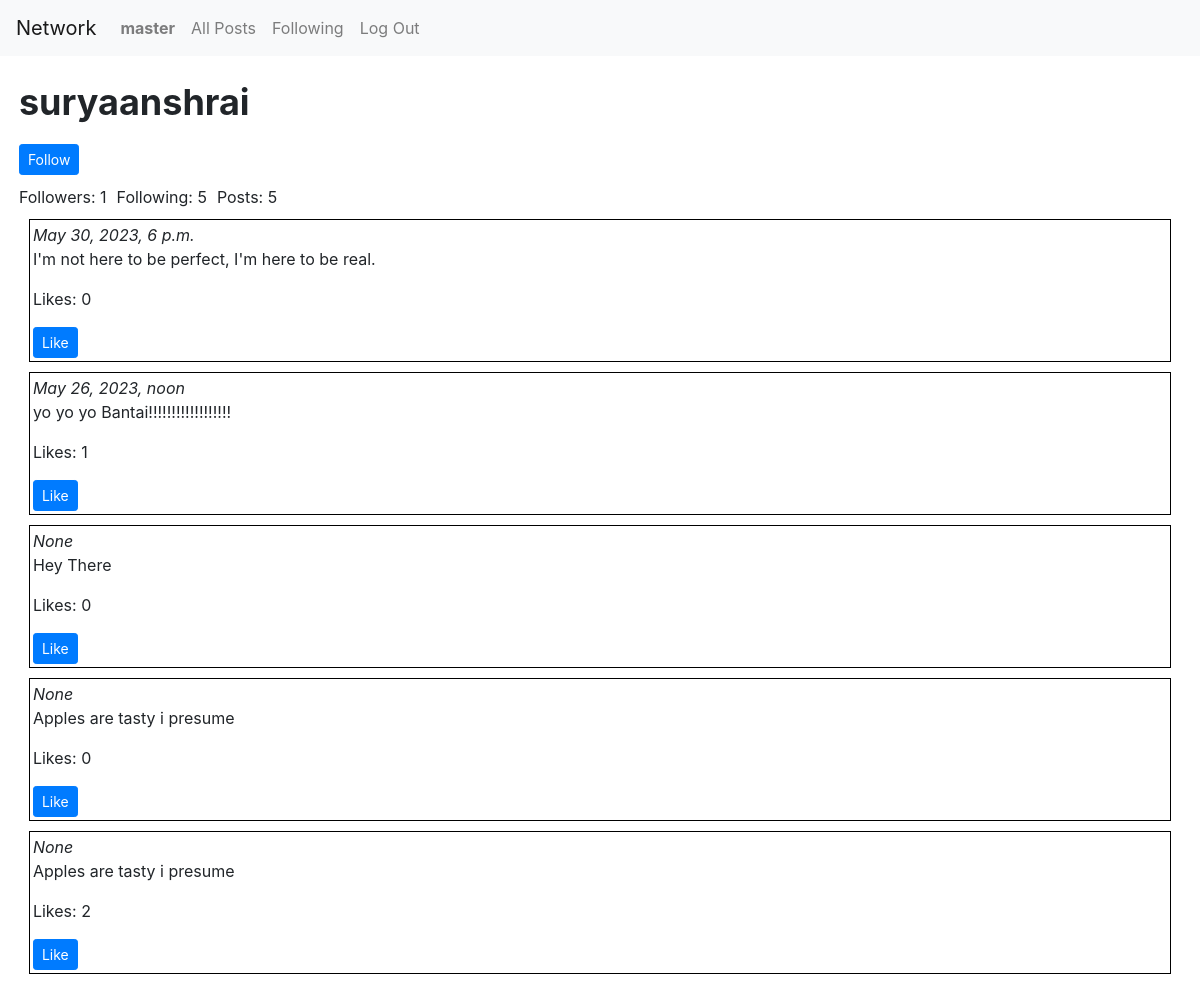
The app's page /user/suryaanshrai (signed in) with its own data.
### network/models.py (models this page shows, shortened)
class User(AbstractUser):
    pass

class Posts(models.Model):
    poster = models.ForeignKey(User, on_delete=models.CASCADE, related_name="posts")
    content = models.TextField(max_length=256)
    time = models.DateTimeField(default=datetime.now())

### network/views.py (the view)
# urls.py: path("user/<str:username>", views.userpage, name="userpage"),
def userpage(request, username):
    user = User.objects.get(username=username)
    allposts = list(Posts.objects.filter(poster=user).values())
    postcount = len(allposts)
    for post in allposts:
        post["likecount"] = len(Like.objects.filter(post_id=post["id"]))
        liked = Like.objects.filter(
            user=request.user, post=Posts.objects.get(id=post["id"])
        )
        if len(liked) == 0:
            post["liked"] = False
        else:
            post["liked"] = True
    allposts.reverse()
    follower = len(user.followers.all())
    following = len(user.following.all())
    try:
        Follower.objects.get(
            follower=User.objects.get(username=request.user.username),
            following=User.objects.get(username=username),
        )
        follow_status = True
    except:
        follow_status = False
    paginator = Paginator(allposts, 10)
    page_no = request.GET.get("page")
    if page_no is None or int(page_no) < 0 or int(page_no) > paginator.num_pages:
        page_no = 1
    page_obj = list(paginator.get_page(page_no))
    return render(
        request,
        "network/userpage.html",
        {
            "username": username,
            "posts": page_obj,
            "pagecount": paginator.num_pages,
            "page": page_no,
            "postcount": postcount,
            "followers": follower,
            "following": following,
            "follow_status": follow_status,
        },
    )

### network/templates/network/userpage.html (shortened to what this page needs)
{% extends "network/layout.html" %}
{% load static %}
{% block body %}
    <div id="UserBody">
        <div id="username">
            {{username}}
        </div>
        <div>
            {% if user.is_authenticated and user.username != username %}
            <form action="{% url 'follow' username %}">
                <button class="btn btn-primary btn-sm" type="submit">{% if follow_status %} Unfollow {% else %} Follow {% endif %}</button>
            </form>
            {% endif %}
        </div>
        <div id="belowFollowButton">
            <div>Followers: {{followers}}</div> <div>Following: {{following}}</div> <div>Posts: {{postcount}}</div>
        </div>
        <div>
            {% for post in posts %}
            <div class="post">
                <i>{{post.time}}</i>
                <div id="toHide{{post.id}}">
                <p id="toupdate{{post.id}}">{{post.content}} </p>
                <p id="post{{post.id}}">Likes: {{post.likecount}}</p>
                {% if user.is_authenticated %}
                <form id="{{post.id}}form" onsubmit="LikePost({{post.id}}); return false">
                    <button class="btn btn-primary btn-sm" id="button{{post.id}}" type="submit">
                        {% if post.liked %}
                            Unlike
                        {% else %}
                            Like
                        {% endif %}
                    </button>
                </form>
                </div>
                {% endif %}
            </div>
            {% endfor %}
        </div>
    </div>
{% endblock %}

### network/templates/network/layout.html (shortened to what this page needs)
{% load static %}
<!DOCTYPE html>
<html lang="en">
    <head>
        <link rel="stylesheet" href="https://stackpath.bootstrapcdn.com/bootstrap/4.4.1/css/bootstrap.min.css">
        <link href="{% static 'network/styles.css' %}" rel="stylesheet">
    </head>
    <body>
        <nav class="navbar navbar-expand-lg navbar-light bg-light">
            <a class="navbar-brand" href="{% url 'index' %}">Network</a>
            <div>
              <ul class="navbar-nav mr-auto">
                {% if user.is_authenticated %}
                    <li class="nav-item">
                        <a class="nav-link" href="{% url 'userpage' user.username %}"><strong>{{ user.username }}</strong></a>
                    </li>
                {% endif %}
                <li class="nav-item">
                  <a class="nav-link" href="{% url 'index' %}">All Posts</a>
                </li>
                {% if user.is_authenticated %}
                    <li class="nav-item">
                        <form id="followingButton">
                            <input class="nav-link" id="following" type="submit" value="Following">
                        </form>
                    </li>
                    <li class="nav-item">
                        <a class="nav-link" href="{% url 'logout' %}">Log Out</a>
                    </li>
                {% endif %}
              </ul>
            </div>
          </nav>
        <div class="body">
            {% block body %}
            {% endblock %}
        </div>
    </body>
</html>

### network/static/network/styles.css (style rules this page uses)
.post { border: 1px solid black; margin: 10px; padding: 3px; }
#username { font-size: 36px; font-weight: bold; padding-bottom: 15px; animation-name: enterFromRight; animation-duration: 2s; }
.navbar { animation-name: enterFromBottom; animation-duration: 3s; }
#UserBody { padding: .5cm; }
#belowFollowButton { display: flex; flex: wrap; }
#belowFollowButton>div { padding-right: 10px; padding-top: 10px; }
#following { border: none; background: none; }

### records on screen
User: username "master"
User: username "suryaanshrai"
Posts: time "May 30, 2023, 6 p.m.", content "I'm not here to be perfect, I'm here to be real.", likecount "0"
Posts: time "May 26, 2023, noon", content "yo yo yo Bantai!!!!!!!!!!!!!!!!!!", likecount "1"
Posts: time "None", content "Hey There", likecount "0"
Posts: time "None", content "Apples are tasty i presume", likecount "0"
Posts: time "None", content "Apples are tasty i presume", likecount "2"

### other values on screen
{{ followers }} "1"
{{ following }} "5"
{{ postcount }} "5"
